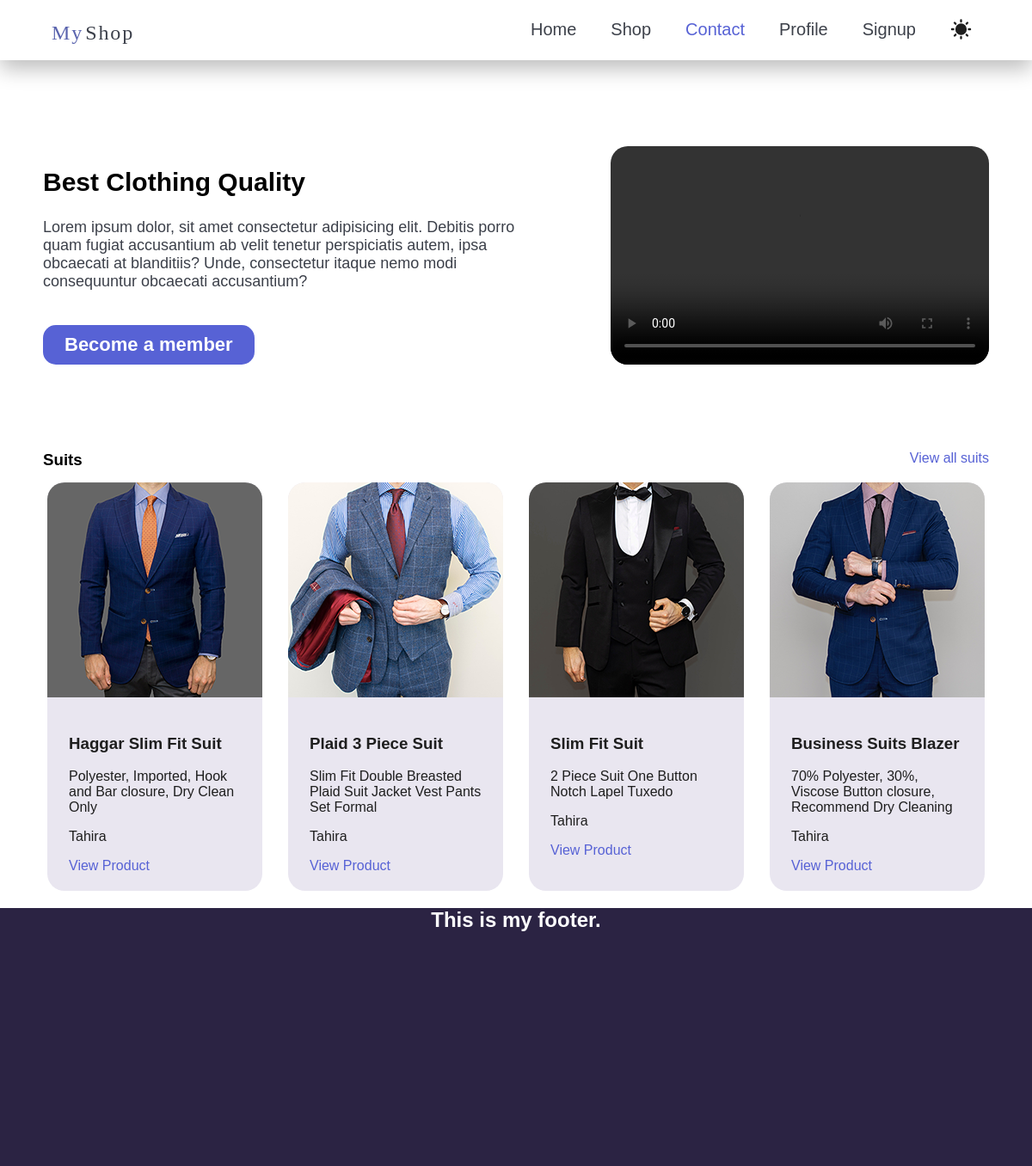
The page / on the database its author committed.
### products/models.py (models this page shows, shortened)
class Product(models.Model):
    title = models.CharField(max_length=50)
    description = models.TextField()
    category = models.ManyToManyField(Category)  # Many-to-Many relationship with Category model
    image = models.ImageField(blank=True, upload_to='product-img')  # upload_to='product-img' This location only for this Model
    brand = models.ForeignKey(Brand, on_delete=models.CASCADE, null=True) # One-to-Many relationship with Brand model
    price = models.PositiveIntegerField()
    slug = models.SlugField(blank=True)
    is_bestselller = models.BooleanField(default=False)
    suggestion = models.ManyToManyField('self') #  Many-to-Many Relationship with itself say that same model relationship

class Brand(models.Model):
    title = models.CharField(max_length=50)
    logo = models.ImageField()
    address = models.OneToOneField(Address, on_delete=models.CASCADE, null=True)  # one-to-one relationship with Address model

### products/views.py (the view, shortened to what this page needs)
# urls.py: path('', IndexView.as_view(), name='Home'),
class IndexView(View):
    def get(self, request):
        products = Product.objects.all().order_by('id')[:4]  # Product models load
        return render(request, "products/home.html",{
            "products":products,
        })

### products/templates/products/home.html (shortened to what this page needs)
{% extends "base.html" %}
{% load static %}
{% block css %}{% static "products/style.css" %}{% endblock %}
{% block body %}
    {% include "snippets/header.html" %}
    <section id="intro">
        <div style="width: 50%;">
            <h1>Best Clothing Quality</h1>
            <p>Lorem ipsum dolor, sit amet consectetur adipisicing elit. Debitis porro quam fugiat accusantium ab velit tenetur perspiciatis autem, ipsa obcaecati at blanditiis? Unde, consectetur itaque nemo modi consequuntur obcaecati accusantium?</p>
            <a onclick="hideNav()">Become a member</a>
        </div>
        <video controls>
            <source src="video/intro-video.mp4">
        </video>
    </section>
    <div class="product-nav">
        <h3>Suits</h3>
        <a href="{% url "pro_cat" "suits" %}">View all suits</a>
    </div>
    <main id="products-intro">
        {% for product in products %}
        <div class="product-card">
            <img src="{{product.image.url}}" class="product-img">
            <div style="padding:20px 25px">
                <h3>{{product.title}}</h3>
                <p>{{product.description}}</p>
                {% if product.brand %}
                    <p>{{product.brand.title}}</p>
                {% endif %}
                <a href="{% url "product_page" product.brand.title product.slug %}">View Product</a>
            </div>
        </div>
        {% endfor %}
    </main>
    <footer>
        <h2>This is my footer.</h2>
    </footer>
{% endblock %}

### products/static/products/style.css (style rules this page uses)
body { font-family: Arial, Helvetica, sans-serif; margin: 0; }
#intro { display: flex; width: 1100px; margin: 100px auto; justify-content: space-between; }
#intro h1 { font-size: 30px; }
#intro p { font-size: 18px; margin-bottom: 40px; color: #3C404A; }
#intro a { background-color: #5762D5; color: white; padding: 10px 25px; font-size: 22px; font-weight: bold; border-radius: 15px; transition-duration: 0.3s; display: block; width: fit-content; animation: slide-up 1s; }
video { width: 40%; border-radius: 20px; }
.product-nav { display: flex; justify-content:space-between; width: 1100px; margin: 15px auto; }
.product-nav h3 { margin: 0; }
.product-nav a, main a { color: #5762D5; text-decoration: none; transition-duration: 0.3s; }
#products-intro { display: flex; flex-wrap: wrap; justify-content: center; width: 1100px; margin: auto; gap: 30px 30px; }
.product-card { background-color: #e9e6f0; color: #1E1E1E; border-radius: 20px; width: 250px; }
.product-img { border-radius: 20px 20px 0 0; transition-duration: 0.3s; }
footer { background-color: #2B2343; height: 300px; width: 100%; color: white; text-align: center; }

### rows shown on the page
Product: image (picture), title "Haggar Slim Fit Suit", description "Polyester, Imported, Hook and Bar closure, Dry Clean Only", brand "Tahira"
Product: image (picture), title "Plaid 3 Piece Suit", description "Slim Fit Double Breasted Plaid Suit Jacket Vest Pants Set Formal", brand "Tahira"
Product: image (picture), title "Slim Fit Suit", description "2 Piece Suit One Button Notch Lapel Tuxedo", brand "Tahira"
Product: image (picture), title "Business Suits Blazer", description "70% Polyester, 30%, Viscose Button closure, Recommend Dry Cleaning", brand "Tahira"
